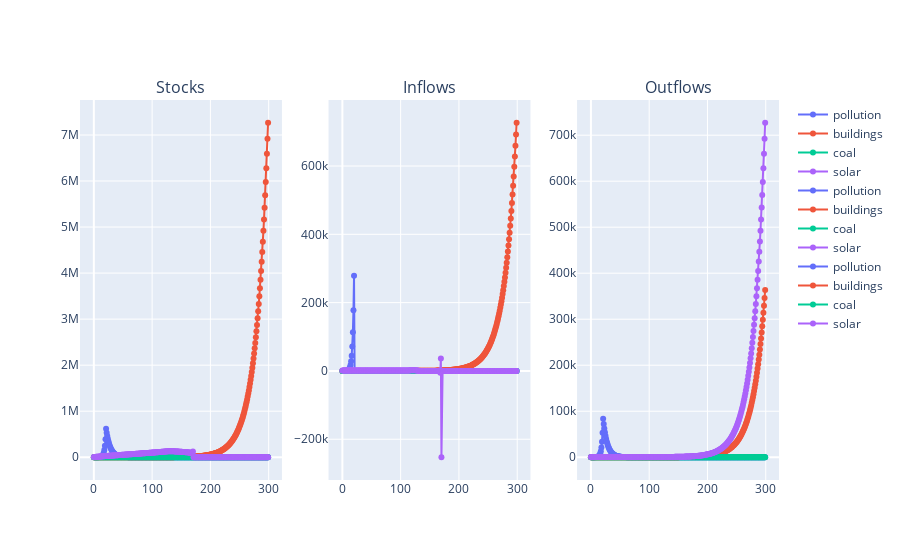

The notebook cell this image was saved under:
### Code cell
a.pollution_lim = True
a.run_sim(time_steps=300)
a.plot_sim()

### Figure 1 — Plotly figure (JSON) as saved in the notebook; plotly's stock layout.template omitted (floating-point values rounded to 4 significant figures; data arrays with more than 128 entries replaced by an {"elided": "..."} marker saying what was removed)
{"data": [{"marker": {"color": "#636EFA"}, "mode": "lines+markers", "name": "pollution", "showlegend": true, "type": "scatter", "x": {"elided": "300 int values"}, "xaxis": "x", "y": {"elided": "300 float values"}, "yaxis": "y"}, {"marker": {"color": "#EF553B"}, "mode": "lines+markers", "name": "buildings", "showlegend": true, "type": "scatter", "x": {"elided": "300 int values"}, "xaxis": "x", "y": {"elided": "300 float values"}, "yaxis": "y"}, {"marker": {"color": "#00CC96"}, "mode": "lines+markers", "name": "coal", "showlegend": true, "type": "scatter", "x": {"elided": "300 int values"}, "xaxis": "x", "y": {"elided": "300 float values"}, "yaxis": "y"}, {"marker": {"color": "#AB63FA"}, "mode": "lines+markers", "name": "solar", "showlegend": true, "type": "scatter", "x": {"elided": "300 int values"}, "xaxis": "x", "y": {"elided": "300 float values"}, "yaxis": "y"}, {"marker": {"color": "#636EFA"}, "mode": "lines+markers", "name": "pollution", "showlegend": true, "type": "scatter", "x": {"elided": "300 int values"}, "xaxis": "x2", "y": {"elided": "300 float values"}, "yaxis": "y2"}, {"marker": {"color": "#EF553B"}, "mode": "lines+markers", "name": "buildings", "showlegend": true, "type": "scatter", "x": {"elided": "300 int values"}, "xaxis": "x2", "y": {"elided": "300 float values"}, "yaxis": "y2"}, {"marker": {"color": "#00CC96"}, "mode": "lines+markers", "name": "coal", "showlegend": true, "type": "scatter", "x": {"elided": "300 int values"}, "xaxis": "x2", "y": {"elided": "300 int values"}, "yaxis": "y2"}, {"marker": {"color": "#AB63FA"}, "mode": "lines+markers", "name": "solar", "showlegend": true, "type": "scatter", "x": {"elided": "300 int values"}, "xaxis": "x2", "y": {"elided": "300 float values"}, "yaxis": "y2"}, {"marker": {"color": "#636EFA"}, "mode": "lines+markers", "name": "pollution", "showlegend": true, "type": "scatter", "x": {"elided": "300 int values"}, "xaxis": "x3", "y": {"elided": "300 float values"}, "yaxis": "y3"}, {"marker": {"color": "#EF553B"}, "mode": "lines+markers", "name": "buildings", "showlegend": true, "type": "scatter", "x": {"elided": "300 int values"}, "xaxis": "x3", "y": {"elided": "300 float values"}, "yaxis": "y3"}, {"marker": {"color": "#00CC96"}, "mode": "lines+markers", "name": "coal", "showlegend": true, "type": "scatter", "x": {"elided": "300 int values"}, "xaxis": "x3", "y": {"elided": "300 float values"}, "yaxis": "y3"}, {"marker": {"color": "#AB63FA"}, "mode": "lines+markers", "name": "solar", "showlegend": true, "type": "scatter", "x": {"elided": "300 int values"}, "xaxis": "x3", "y": {"elided": "300 float values"}, "yaxis": "y3"}], "layout": {"annotations": [{"font": {"size": 16}, "showarrow": false, "text": "Stocks", "x": 0.1444, "xanchor": "center", "xref": "paper", "y": 1, "yanchor": "bottom", "yref": "paper"}, {"font": {"size": 16}, "showarrow": false, "text": "Inflows", "x": 0.5, "xanchor": "center", "xref": "paper", "y": 1, "yanchor": "bottom", "yref": "paper"}, {"font": {"size": 16}, "showarrow": false, "text": "Outflows", "x": 0.8556, "xanchor": "center", "xref": "paper", "y": 1, "yanchor": "bottom", "yref": "paper"}], "xaxis": {"anchor": "y", "domain": [0, 0.2889]}, "xaxis2": {"anchor": "y2", "domain": [0.3556, 0.6444]}, "xaxis3": {"anchor": "y3", "domain": [0.7111, 1]}, "yaxis": {"anchor": "x", "domain": [0, 1]}, "yaxis2": {"anchor": "x2", "domain": [0, 1]}, "yaxis3": {"anchor": "x3", "domain": [0, 1]}}}
